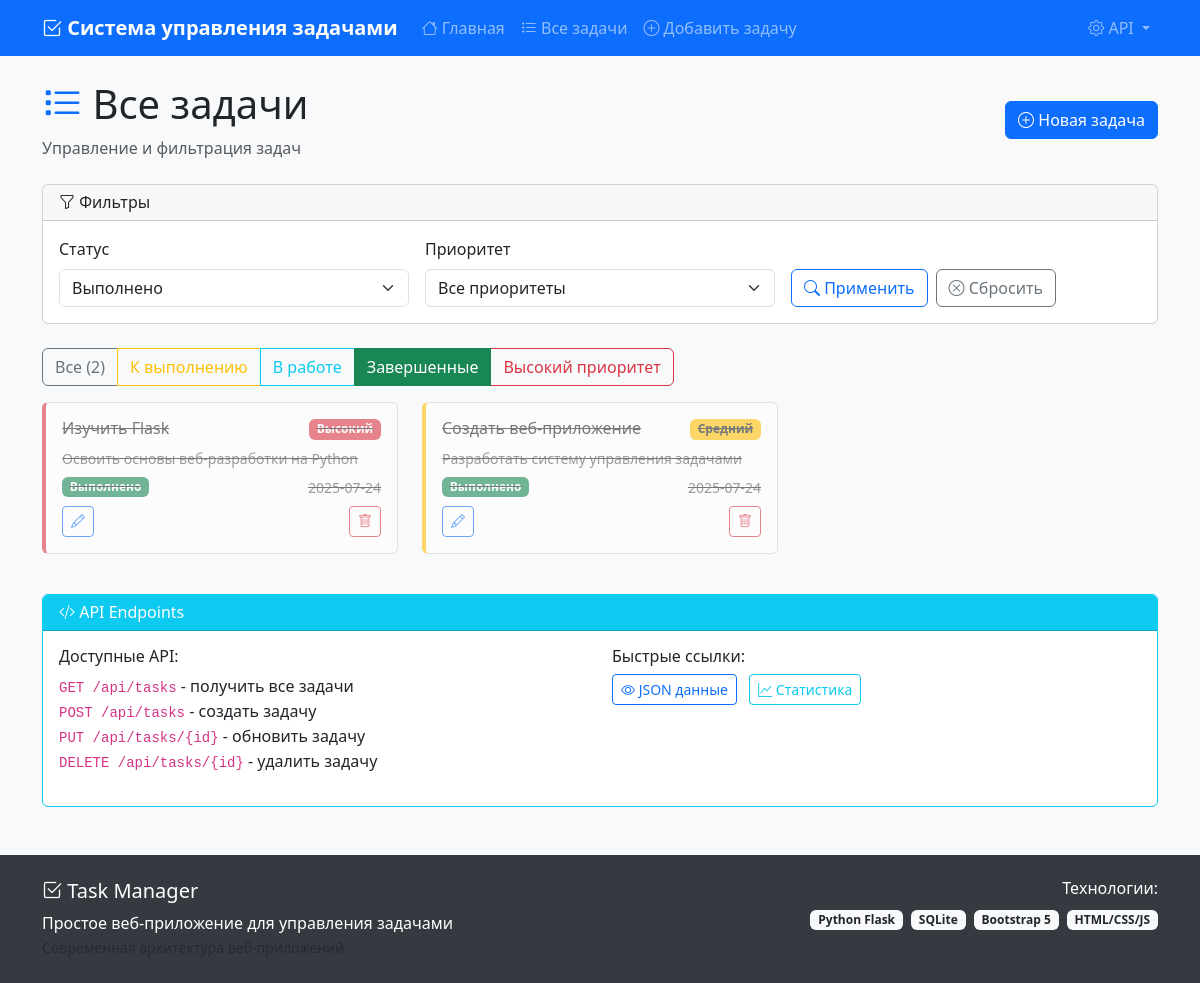
The app's page /tasks?status=done with its own data.
### tables this page shows
CREATE TABLE tasks (
            id INTEGER PRIMARY KEY AUTOINCREMENT,
            title TEXT NOT NULL,
            description TEXT,
            priority TEXT DEFAULT 'medium',
            status TEXT DEFAULT 'todo',
            created_at TIMESTAMP DEFAULT CURRENT_TIMESTAMP,
            completed_at TIMESTAMP
        );

### app.py (the view)
@app.route('/tasks')
def tasks():
    conn = get_db_connection()
    status_filter = request.args.get('status', '')
    priority_filter = request.args.get('priority', '')
    query = 'SELECT * FROM tasks WHERE 1=1'
    params = []
    if status_filter:
        query += ' AND status = ?'
        params.append(status_filter)
    if priority_filter:
        query += ' AND priority = ?'
        params.append(priority_filter)
    query += ' ORDER BY created_at DESC'
    tasks = conn.execute(query, params).fetchall()
    conn.close()
    return render_template('tasks.html', tasks=tasks,
                         current_status=status_filter,
                         current_priority=priority_filter)

### app.py (called while the page is built)
def get_db_connection():
    conn = sqlite3.connect(DATABASE)
    conn.row_factory = sqlite3.Row  # Позволяет обращаться к столбцам по имени
    return conn

### templates/tasks.html (shortened to what this page needs)
{% extends "base.html" %}
{% block content %}
<div class="row">
    <div class="col-12">
        <div class="d-flex justify-content-between align-items-center mb-4">
            <div>
                <h1><i class="bi bi-list-task text-primary"></i> Все задачи</h1>
                <p class="text-muted mb-0">Управление и фильтрация задач</p>
            </div>
            <div>
                <a href="{{ url_for('add_task') }}" class="btn btn-primary">
                    <i class="bi bi-plus-circle"></i> Новая задача
                </a>
            </div>
        </div>
        <div class="card mb-4">
            <div class="card-header">
                <h6 class="mb-0"><i class="bi bi-funnel"></i> Фильтры</h6>
            </div>
            <div class="card-body">
                <form method="GET" class="row g-3">
                    <div class="col-md-4">
                        <label for="status" class="form-label">Статус</label>
                        <select class="form-select" id="status" name="status">
                            <option value="done" {{ 'selected' if current_status == 'done' else '' }}>Выполнено</option>
                        </select>
                    </div>
                    <div class="col-md-4">
                        <label for="priority" class="form-label">Приоритет</label>
                        <select class="form-select" id="priority" name="priority">
                            <option value="">Все приоритеты</option>
                        </select>
                    </div>
                    <div class="col-md-4 d-flex align-items-end">
                        <button type="submit" class="btn btn-outline-primary me-2">
                            <i class="bi bi-search"></i> Применить
                        </button>
                        <a href="{{ url_for('tasks') }}" class="btn btn-outline-secondary">
                            <i class="bi bi-x-circle"></i> Сбросить
                        </a>
                    </div>
                </form>
            </div>
        </div>
        <div class="mb-3">
            <div class="btn-group" role="group">
                <a href="{{ url_for('tasks') }}" class="btn btn-outline-secondary {{ 'active' if not current_status and not current_priority else '' }}">
                    Все ({{ tasks|length }})
                </a>
                <a href="{{ url_for('tasks') }}?status=todo" class="btn btn-outline-warning {{ 'active' if current_status == 'todo' else '' }}">
                    К выполнению
                </a>
                <a href="{{ url_for('tasks') }}?status=in_progress" class="btn btn-outline-info {{ 'active' if current_status == 'in_progress' else '' }}">
                    В работе
                </a>
                <a href="{{ url_for('tasks') }}?status=done" class="btn btn-outline-success {{ 'active' if current_status == 'done' else '' }}">
                    Завершенные
                </a>
                <a href="{{ url_for('tasks') }}?priority=high" class="btn btn-outline-danger {{ 'active' if current_priority == 'high' else '' }}">
                    Высокий приоритет
                </a>
            </div>
        </div>
        {% if tasks %}
            <div class="row">
                {% for task in tasks %}
                <div class="col-lg-6 col-xl-4 mb-3">
                    <div class="card card-hover priority-{{ task.priority }} {{ 'status-done' if task.status == 'done' else '' }}">
                        <div class="card-body">
                            <div class="d-flex justify-content-between align-items-start mb-2">
                                <h6 class="card-title mb-0">{{ task.title }}</h6>
                                {% if task.priority == 'high' %}
                                    <span class="badge bg-danger">Высокий</span>
                                {% elif task.priority == 'medium' %}
                                    <span class="badge bg-warning text-dark">Средний</span>
                                {% else %}
                                    <span class="badge bg-success">Низкий</span>
                                {% endif %}
                            </div>
                            {% if task.description %}
                                <p class="card-text small text-muted mb-2">
                                    {{ task.description[:80] }}{% if task.description|length > 80 %}...{% endif %}
                                </p>
                            {% endif %}
                            <div class="d-flex justify-content-between align-items-center mb-2">
                                {% if task.status == 'todo' %}
                                    <span class="badge bg-secondary">К выполнению</span>
                                {% elif task.status == 'in_progress' %}
                                    <span class="badge bg-info">В работе</span>
                                {% elif task.status == 'done' %}
                                    <span class="badge bg-success">Выполнено</span>
                                {% endif %}
                                <small class="text-muted">
                                    {{ task.created_at[:10] }}
                                </small>
                            </div>
                            <div class="d-flex justify-content-between">
                                <div class="btn-group btn-group-sm">
                                    <a href="{{ url_for('edit_task', task_id=task.id) }}" class="btn btn-outline-primary" title="Редактировать">
                                        <i class="bi bi-pencil"></i>
                                    </a>
                                </div>
                                <form method="POST" action="{{ url_for('delete_task', task_id=task.id) }}" style="display: inline;"
                                      onsubmit="return confirm('Удалить задачу {{ task.title }}?')">
                                    <button type="submit" class="btn btn-outline-danger btn-sm" title="Удалить">
                                        <i class="bi bi-trash"></i>
                                    </button>
                                </form>
                            </div>
                        </div>
                    </div>
                </div>
                {% endfor %}
            </div>
        {% endif %}
    </div>
</div>
<div class="row mt-4">
    <div class="col-12">
        <div class="card border-info">
            <div class="card-header bg-info text-white">
                <h6 class="mb-0"><i class="bi bi-code-slash"></i> API Endpoints</h6>
            </div>
            <div class="card-body">
                <div class="row">
                    <div class="col-md-6">
                        <h6>Доступные API:</h6>
                        <ul class="list-unstyled">
                            <li><code>GET /api/tasks</code> - получить все задачи</li>
                            <li><code>POST /api/tasks</code> - создать задачу</li>
                            <li><code>PUT /api/tasks/{id}</code> - обновить задачу</li>
                            <li><code>DELETE /api/tasks/{id}</code> - удалить задачу</li>
                        </ul>
                    </div>
                    <div class="col-md-6">
                        <h6>Быстрые ссылки:</h6>
                        <a href="/api/tasks" target="_blank" class="btn btn-sm btn-outline-primary me-2">
                            <i class="bi bi-eye"></i> JSON данные
                        </a>
                        <a href="/api/stats" target="_blank" class="btn btn-sm btn-outline-info">
                            <i class="bi bi-graph-up"></i> Статистика
                        </a>
                    </div>
                </div>
            </div>
        </div>
    </div>
</div>
{% endblock %}

### templates/base.html (style rules this page uses)
body { background-color: #f8f9fa; }
.priority-high { border-left: 4px solid #dc3545; }
.priority-medium { border-left: 4px solid #ffc107; }
.status-done { opacity: 0.6; text-decoration: line-through; }

### records on screen
tasks: title "Изучить Flask", priority "Высокий", description "Освоить основы веб-разработки на Python", status "Выполнено", created_at "2025-07-24"
tasks: title "Создать веб-приложение", priority "Средний", description "Разработать систему управления задачами", status "Выполнено", created_at "2025-07-24"

### other values on screen
{{ tasks|length }} "2"
